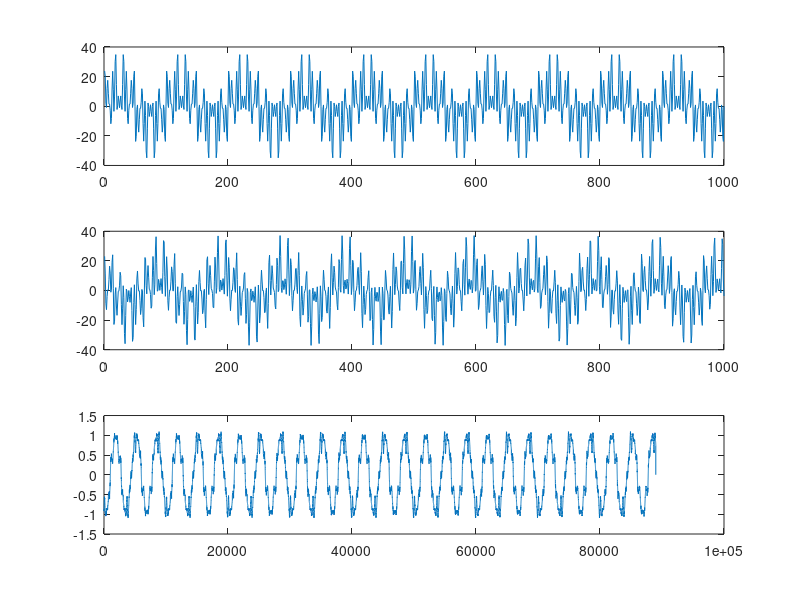

The MATLAB source for this figure:
offset = 35;
x = 1:1000;
sig1 = 10*(sin(2*pi*x*10/1000) + sin(2*pi*x*70/1000) + sin(2*pi*x*170/1000) + sin(2*pi*x*230/1000));
sig1 = sig1 + sin(2*pi*x*30/1000);
%%plot(x,sig1)
sig2 = 10*(sin(2*pi*(x+offset)*10/1001) + sin(2*pi*(x+offset)*70/1001) + sin(2*pi*(x+offset)*170/1001) + sin(2*pi*(x+offset)*230/1001));
%%plot(x,sig1 - sig2)

minVal = 100000;
offset = 0;
maxOffset = 50;

for j=(maxOffset*-1):maxOffset
    diff = sum((sig1(maxOffset+1:maxOffset+21)-sig2(maxOffset+1-j:maxOffset+21-j)).^2);
    if diff < minVal
        minVal = diff;
        offset = j;
    end;
end;
offset
minVal

sig1_interp = interp(sig1,100);
sig2_interp = interp(sig2,100);
x_interp = 1:100000;
%%plot(x,sig1_interp);

registration_window = 1000;
half_rw = registration_window/2;
sig2_index = half_rw + 1 + maxOffset*100 - offset*100;
sig_diff = zeros(1,100000 - registration_window - maxOffset*200);
x_diff = 1:(100000 - registration_window - maxOffset*200);

for i = half_rw+maxOffset*100+1:(100000 - half_rw - maxOffset*100 - 1)
    
    plus1 = sum((sig1_interp((i-half_rw+1):i+half_rw) - sig2_interp((sig2_index-half_rw+2):sig2_index+half_rw+1)).^2);
    zero = sum((sig1_interp((i-half_rw+1):i+half_rw) - sig2_interp((sig2_index-half_rw+1):sig2_index+half_rw)).^2);
    minus1 = sum((sig1_interp((i-half_rw+1):i+half_rw) - sig2_interp((sig2_index-half_rw):sig2_index+half_rw-1)).^2);

    if (plus1 < zero && plus1 < minus1) 
        sig2_index = sig2_index + 1;
    else if (zero <= plus1 && zero <= minus1)
            sig2_index = sig2_index;
        else
            sig2_index = sig2_index - 1;
        end;
    end;
    
    sig_diff(i - half_rw - maxOffset*100) = sig1_interp(i) - sig2_interp(sig2_index);
    
    sig2_index = sig2_index + 1;
    if sig2_index > (100000 - half_rw - maxOffset*100 - 2)
        sig2_index = sig2_index - 2;
    end;
end;

subplot(3,1,1);
plot(x,sig1);
subplot(3,1,2);
plot(x,sig2);
subplot(3,1,3);
plot(x_diff,sig_diff);